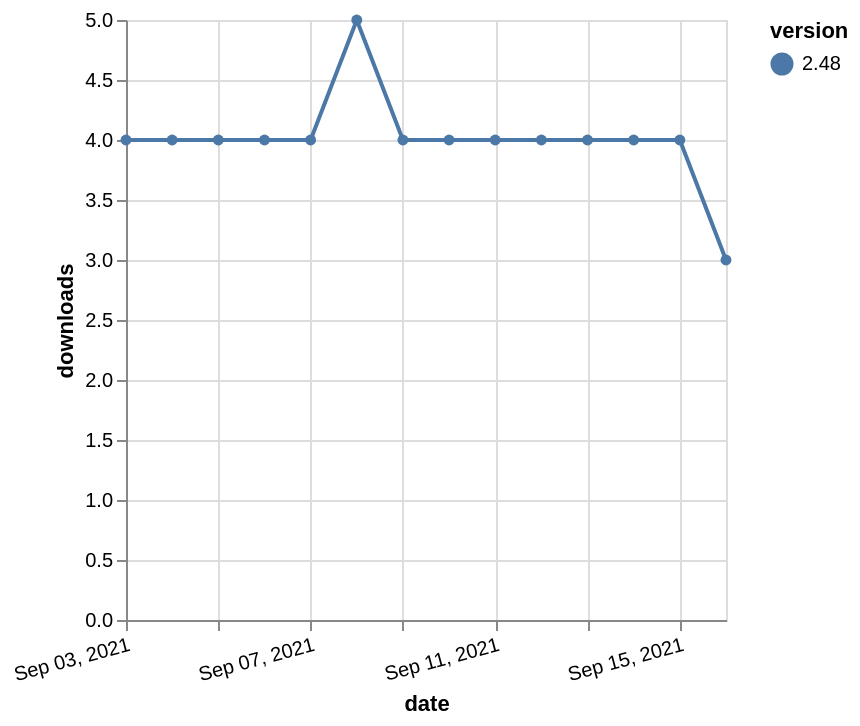

Vega-Lite specification for this chart:
### Vega-Lite specification from a JSON file in a GitHub repository (floating-point values rounded to 4 significant figures)
{"$schema": "https://vega.github.io/schema/vega-lite/v5.json", "description": "A simple bar chart with embedded data.", "data": {"values": [{"date": "2021-09-03", "total": 4910, "delta": 4, "version": "2.48"}, {"date": "2021-09-04", "total": 4914, "delta": 4, "version": "2.48"}, {"date": "2021-09-05", "total": 4918, "delta": 4, "version": "2.48"}, {"date": "2021-09-06", "total": 4922, "delta": 4, "version": "2.48"}, {"date": "2021-09-07", "total": 4926, "delta": 4, "version": "2.48"}, {"date": "2021-09-08", "total": 4931, "delta": 5, "version": "2.48"}, {"date": "2021-09-09", "total": 4935, "delta": 4, "version": "2.48"}, {"date": "2021-09-10", "total": 4939, "delta": 4, "version": "2.48"}, {"date": "2021-09-11", "total": 4943, "delta": 4, "version": "2.48"}, {"date": "2021-09-12", "total": 4947, "delta": 4, "version": "2.48"}, {"date": "2021-09-13", "total": 4951, "delta": 4, "version": "2.48"}, {"date": "2021-09-14", "total": 4955, "delta": 4, "version": "2.48"}, {"date": "2021-09-15", "total": 4959, "delta": 4, "version": "2.48"}, {"date": "2021-09-16", "total": 4962, "delta": 3, "version": "2.48"}]}, "width": "container", "mark": {"type": "line", "point": {"filled": true}}, "encoding": {"x": {"field": "date", "type": "temporal", "timeUnit": "yearmonthdate", "title": "date", "axis": {"labelAngle": -15}}, "y": {"field": "delta", "type": "quantitative", "title": "downloads"}, "color": {"field": "version", "type": "nominal"}, "tooltip": {"field": "delta"}}}
